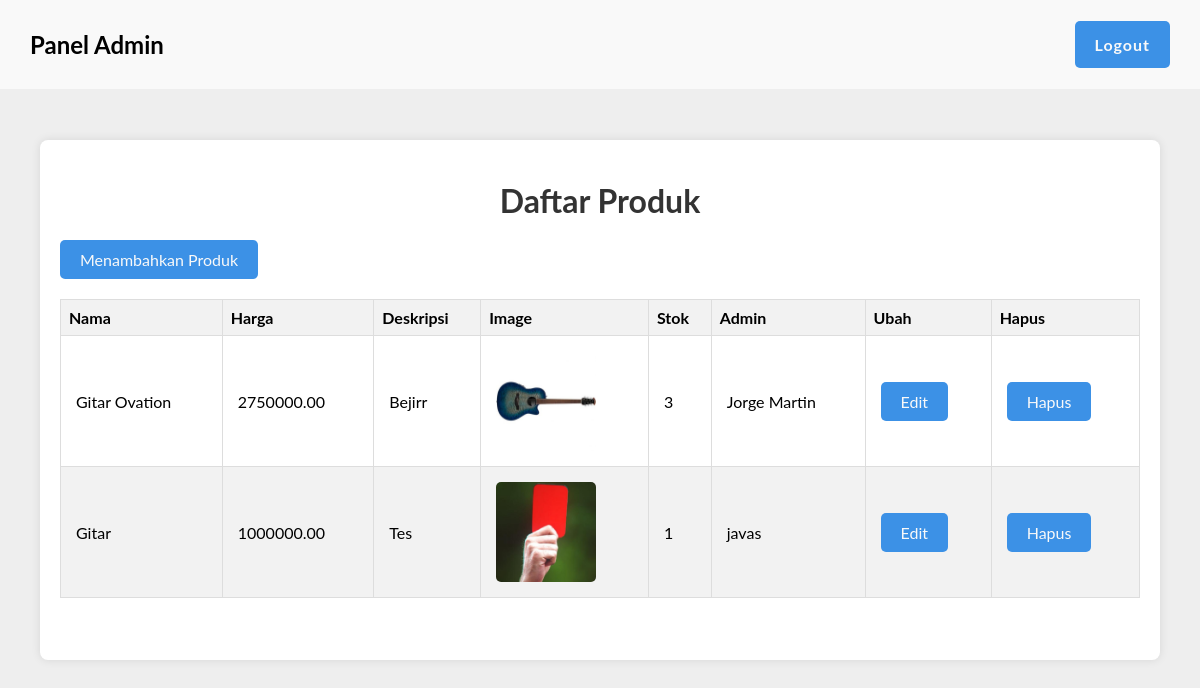
Page /admin/index.php on the earlier database version.
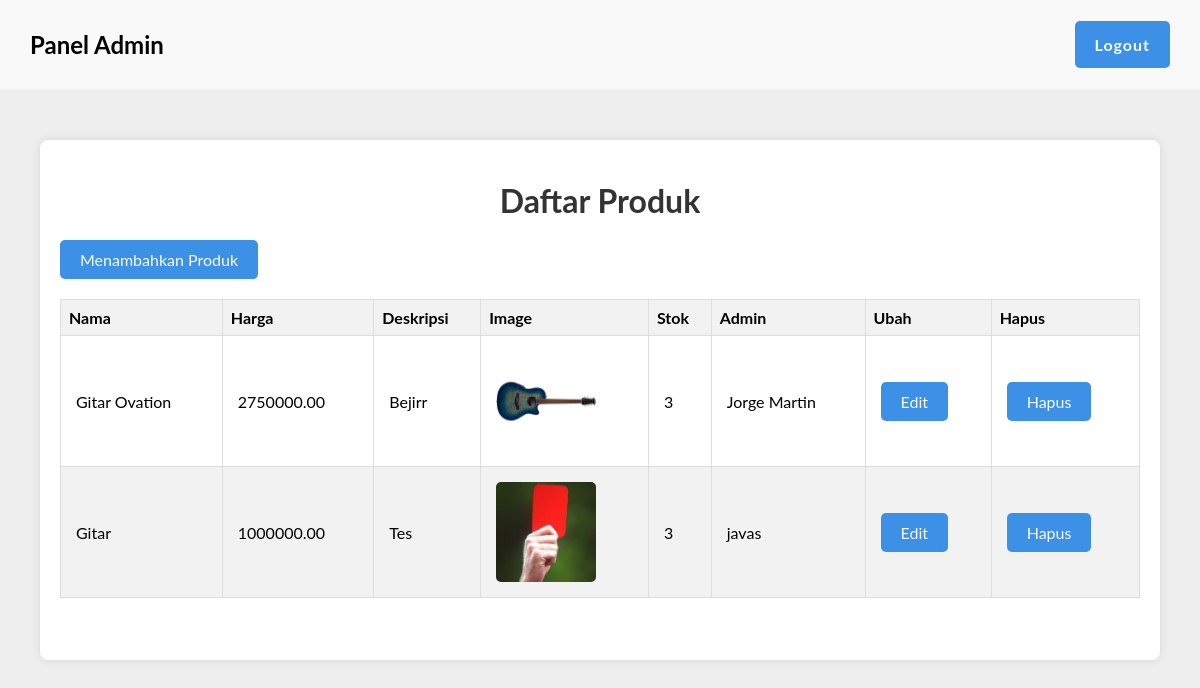
Same page on the later database version.
### tables this page shows
CREATE TABLE `produk_gitar` (
  `id` int(11) NOT NULL,
  `nama` varchar(100) NOT NULL,
  `harga` decimal(10,2) NOT NULL,
  `deskripsi` text DEFAULT NULL,
  `image_url` varchar(255) DEFAULT NULL,
  `stok` int(11) NOT NULL DEFAULT 0,
  `admin_id` varchar(255) NOT NULL,
  `created_at` timestamp NOT NULL DEFAULT current_timestamp(),
  `updated_at` timestamp NOT NULL DEFAULT current_timestamp() ON UPDATE current_timestamp()
);

### admin/index.php (the view, shortened to what this page needs)
<?php
include '../config/db.php';
$stmt = $pdo->prepare("
    SELECT produk_gitar.*, admins.nama AS admin_name
    FROM produk_gitar
    JOIN admins ON produk_gitar.admin_id = admins.id
");
$stmt->execute();
$produk_gitar = $stmt->fetchAll(PDO::FETCH_ASSOC);
?>
<!DOCTYPE html>
<html lang="en">
<head>
    <link rel="stylesheet" href="style.css">
</head>
<body>
    <nav class="space-between">
        <div class="menu-nav">
            <h2>Panel Admin</h2>
        </div>
        <div class="log-out-nav">
            <a href="?logout" class="logout-btn">Logout</a>
        </div>
    </nav>
    <div class="container">
        <h1>Daftar Produk</h1>
        <div class="space-between">
            <a href="create_produk.php" class="action-links button">Menambahkan Produk</a>
        </div>
        <table>
            <thead>
                <tr>
                    <th>Nama</th>
                    <th>Harga</th>
                    <th>Deskripsi</th>
                    <th>Image</th>
                    <th>Stok</th>
                    <th>Admin</th>
                    <th>Ubah</th>
                    <th>Hapus</th>
                </tr>
            </thead>
            <tbody>
                <?php foreach ($produk_gitar as $produk): ?>
                    <tr>
                        <td><?= htmlspecialchars($produk['nama']) ?></td>
                        <td><?= htmlspecialchars($produk['harga']) ?></td>
                        <td><?= htmlspecialchars($produk['deskripsi']) ?></td>
                        <td><img src="/uas/<?= htmlspecialchars($produk['image_url']) ?>"></td>
                        <td><?= htmlspecialchars($produk['stok']) ?></td>
                        <td><?= htmlspecialchars($produk['admin_name']) ?></td>
                        <td>
                            <a href="edit_produk.php?id=<?= htmlspecialchars($produk['id']) ?>" class="action-links">Edit</a>
                        </td>
                        <td>
                            <a href="hapus_produk.php?id=<?= htmlspecialchars($produk['id']) ?>"
                                class="action-links">Hapus</a>
                        </td>
                    </tr>
                <?php endforeach; ?>
            </tbody>
        </table>
    </div>
</body>
</html>

### admin/style.css (style rules this page uses)
body { font-family: 'Lato', sans-serif; margin: 0; padding: 0; background-color: #eee; overflow-y: hidden; min-height: 100vh; display: flex; align-items: center; justify-content: center; }
.container { background-color: #FFF; border-radius: 8px; box-shadow: 0 0 10px rgba(0, 0, 0, 0.1); width: 90%; overflow: auto; height: 60vh; padding: 20px; }
h1 { text-align: center; color: #333; margin-bottom: 20px; }
.space-between { display: flex; justify-content: space-between; align-items: center; }
nav { position: fixed; top: 0; width: 100%; background-color: #F9F9F9; overflow: hidden; padding: 10px; margin: 0; }
nav .menu-nav, nav .log-out-nav { display: flex; gap: 5px; margin: 0 2.5%; }
nav .menu-nav { gap: 15px; }
nav .log-out-nav a { color: #F9F9F9; background-color: #3C91E6; border-radius: 5px; }
nav a { display: block; color: #342E37; text-align: center; padding: 14px 20px; border-radius: 5px; text-decoration: none; font-weight: bold; transition: .3s; letter-spacing: 1px; }
table { width: 100%; border-collapse: collapse; margin-top: 20px; }
th, td { border: 1px solid #ddd; padding: 8px; text-align: left; }
tbody td img { width: 100px; height: 100px; object-fit: cover; border-radius: 5px; display: block; }
td { padding: 15px; }
th { background-color: #F2F2F2; font-weight: bold; }
tr:nth-child(even) { background-color: #F2F2F2; }
.action-links { padding: 10px 20px; background-color: #3C91E6; color: #F9F9F9; border: none; border-radius: 5px; cursor: pointer; text-decoration: none; font-family: 'Lato', sans-serif; transition: background-color 0.3s, color 0.3s; }

Differences in the rows shown:
changed produk_gitar "Gitar": stok "1" → "3"
